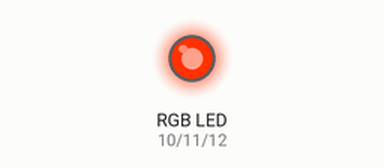
The sketch below on a simulated Arduino Uno, built with avr-gcc and run on an emulated ATmega328P. Shown: an RGB LED mixed from three pins (HIGH = lit).

Above: at 0.1 s.
Timing chart, 0 to 1.6 s (numbered marks = the images above):
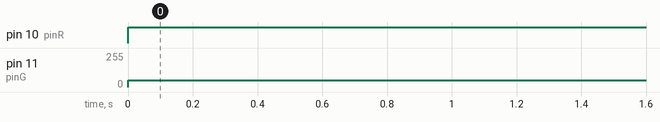

The sketch:

sketch_jul19a.ino
```cpp
/*  Automatización para Todos
 *  www.automatizacionparatodos.com
 *
 *  Como controlar un LED RGB
 *
 *  EJEMPLO 02
 *
 *  Ejemplo donde elegimos los colores para el
 *  LED RGB mediante código.
 */

int pinR = 10;
int pinG = 11;
int pinB = 12;

void setup() {
  pinMode(pinR,OUTPUT);
  pinMode(pinG,OUTPUT);
  pinMode(pinB,OUTPUT);
}

void loop() {
  analogWrite(pinR, 255);
  analogWrite(pinG, 50);
  analogWrite(pinB, 0);
}
```

Measured:
- by itself, pin 10 (pinR): LOW → HIGH at 0.00 s
- by itself, pin 11 (pinG): 0/255 → 50/255 at 0.00 s
